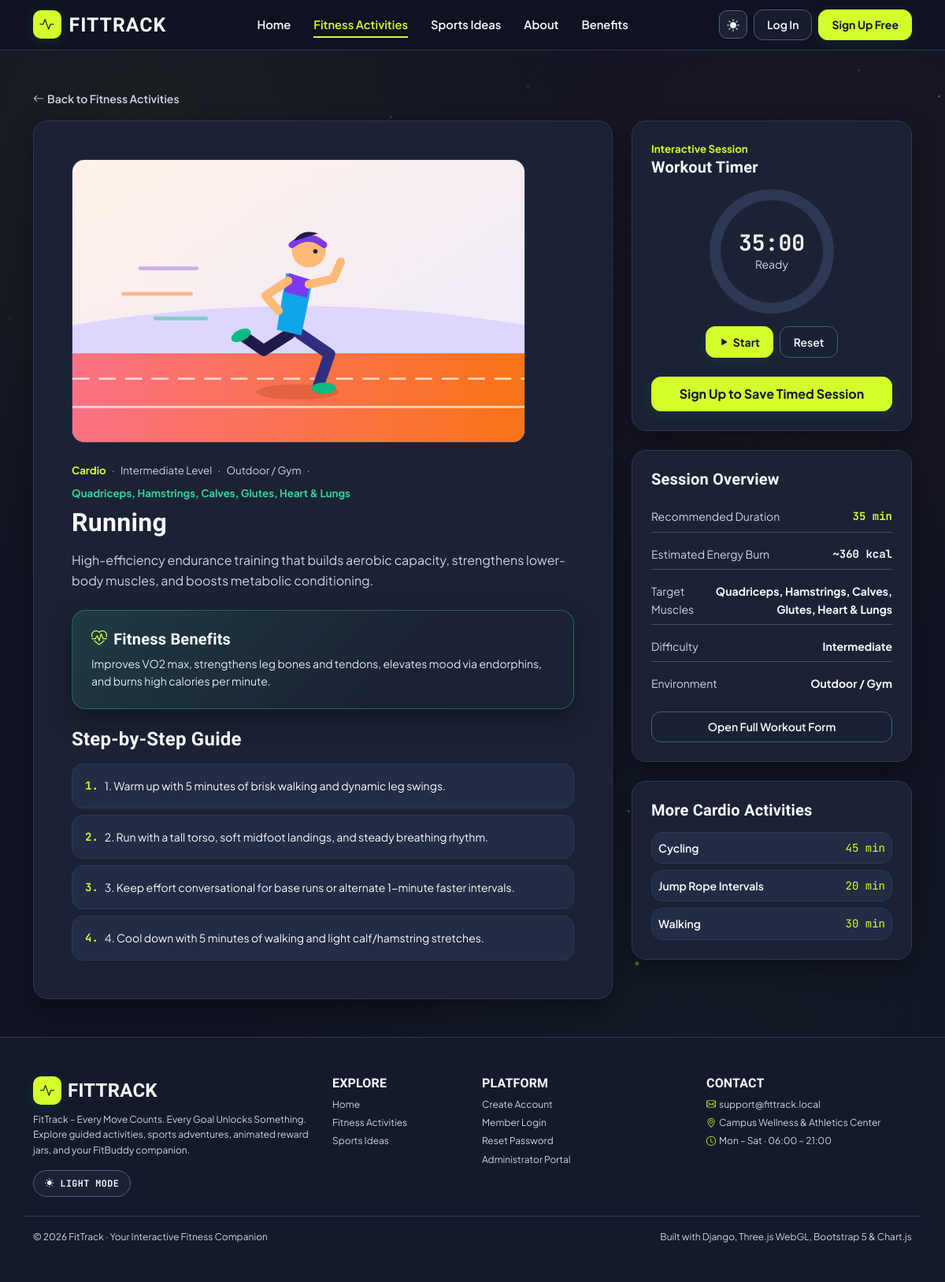
/activities/2/, run on the app's committed database.
### fitness/models.py (models this page shows, shortened)
class FitnessActivity(models.Model):
    CATEGORY_CARDIO = "Cardio"
    CATEGORY_STRENGTH = "Strength"
    CATEGORY_FLEXIBILITY = "Flexibility"
    CATEGORY_FULL_BODY = "Full Body"
    CATEGORY_CHOICES = [
        (CATEGORY_CARDIO, "Cardio"),
        (CATEGORY_STRENGTH, "Strength"),
        (CATEGORY_FLEXIBILITY, "Flexibility"),
        (CATEGORY_FULL_BODY, "Full Body"),
    ]
    DIFFICULTY_BEGINNER = "Beginner"
    DIFFICULTY_INTERMEDIATE = "Intermediate"
    DIFFICULTY_ADVANCED = "Advanced"
    DIFFICULTY_CHOICES = [
        (DIFFICULTY_BEGINNER, "Beginner"),
        (DIFFICULTY_INTERMEDIATE, "Intermediate"),
        (DIFFICULTY_ADVANCED, "Advanced"),
    ]
    name = models.CharField(max_length=120, unique=True)
    description = models.TextField()
    benefits = models.TextField(
        blank=True,
        default="",
        help_text="Key health and performance benefits",
    )
    instructions = models.TextField(
        blank=True,
        default="",
        help_text="Step-by-step instructions for performing the exercise safely",
    )
    category = models.CharField(max_length=40, choices=CATEGORY_CHOICES)
    difficulty_level = models.CharField(max_length=20, choices=DIFFICULTY_CHOICES)
    environment = models.CharField(
        max_length=40,
        default="Home / Outdoor",
        help_text="Typical workout setting (Home, Gym, Outdoor)",
    )
    estimated_duration = models.PositiveIntegerField(
        validators=[MinValueValidator(5), MaxValueValidator(300)],
        help_text="Estimated duration in minutes",
    )
    calories_burn = models.PositiveIntegerField(
        default=150,
        validators=[MinValueValidator(10), MaxValueValidator(2500)],
        help_text="Approximate kcal burned per session",
    )
    icon_name = models.CharField(
        max_length=60,
        default="bi-activity",
        help_text="Bootstrap Icons class name (e.g., bi-person-walking)",
    )
    image_path = models.CharField(
        max_length=200,
        blank=True,
        default="images/activity_cardio_running.jpg",
        help_text="Static image path relative to static/",
    )
    target_muscles = models.CharField(
        max_length=180,
        blank=True,
        default="",
        help_text="Muscles or body areas engaged",
    )
    is_recommended = models.BooleanField(default=False)
    created_at = models.DateTimeField(auto_now_add=True)
    class Meta:
        ordering = ["name"]
        verbose_name = "Fitness Activity"
        verbose_name_plural = "Fitness Activities"
    def instruction_steps(self) -> list[str]:
        return [line.strip() for line in self.instructions.splitlines() if line.strip()]

### fitness/views.py (the view)
# urls.py: path("activities/<int:pk>/", views.activity_detail, name="activity_detail"),
def activity_detail(request, pk):
    activity = get_object_or_404(FitnessActivity, pk=pk)
    related_activities = (
        FitnessActivity.objects.filter(category=activity.category)
        .exclude(pk=activity.pk)[:3]
    )
    base_template = (
        "base_app.html" if request.user.is_authenticated else "base_public.html"
    )
    profile = get_or_create_profile(request.user) if request.user.is_authenticated else None
    fitbuddy = (
        get_fitbuddy_state(request.user, profile, page_key="activities")
        if request.user.is_authenticated
        else None
    )
    pending_celebration = (
        pop_celebration(request, user=request.user)
        if request.user.is_authenticated
        else None
    )
    return render(
        request,
        "fitness/activity_detail.html",
        {
            "base_template": base_template,
            "profile": profile,
            "fitbuddy": fitbuddy,
            "activity": activity,
            "related_activities": related_activities,
            "pending_celebration": pending_celebration,
            "pending_celebration_json": json.dumps(pending_celebration)
            if pending_celebration
            else "null",
        },
    )

### templates/fitness/activity_detail.html (shortened to what this page needs)
{% extends base_template %}
{% load static %}
{% block content %}
<div class="{% if not request.user.is_authenticated %}container-xl py-4 py-lg-5{% endif %}">
  <div class="mb-3">
    <a href="{% url 'fitness:activities' %}" class="text-decoration-none small fw-semibold text-secondary">
      <i class="bi bi-arrow-left me-1" aria-hidden="true"></i>Back to Fitness Activities
    </a>
  </div>
  <div class="row g-4">
    <div class="col-lg-8">
      <div class="surface-card p-4 p-lg-5">
        <div class="detail-hero-img-wrap mb-4">
          <img src="{% static activity.image_path %}" alt="{{ activity.name }}" class="detail-hero-img" />
        </div>
        <div class="meta-line mb-2">
          <span class="meta-accent">{{ activity.category }}</span>
          <span aria-hidden="true">&middot;</span>
          <span>{{ activity.difficulty_level }} Level</span>
          <span aria-hidden="true">&middot;</span>
          <span>{{ activity.environment }}</span>
          {% if activity.target_muscles %}
          <span aria-hidden="true">&middot;</span>
          <span class="meta-mint">{{ activity.target_muscles }}</span>
          {% endif %}
        </div>
        <h1 class="h2 fw-bold mb-3">{{ activity.name }}</h1>
        <p class="text-secondary mb-4">{{ activity.description }}</p>
        {% if activity.benefits %}
        <div class="surface-tint-mint p-3 p-md-4 mb-4">
          <h2 class="h5 fw-bold text-ink-bright mb-2">
            <i class="bi bi-heart-pulse text-lime me-2" aria-hidden="true"></i>Fitness Benefits
          </h2>
          <p class="small text-ink-body mb-0">{{ activity.benefits }}</p>
        </div>
        {% endif %}
        {% if activity.instruction_steps %}
        <div>
          <h2 class="h4 fw-bold mb-3">Step-by-Step Guide</h2>
          <div class="d-flex flex-column gap-2">
            {% for step in activity.instruction_steps %}
            <div class="p-3 surface-step-item small d-flex align-items-start gap-2">
              <span class="fw-bold tabular-num text-lime">{{ forloop.counter }}.</span>
              <span>{{ step }}</span>
            </div>
            {% endfor %}
          </div>
        </div>
        {% endif %}
      </div>
    </div>
    <div class="col-lg-4">
      <div class="surface-card p-4 mb-4" id="guidedWorkoutTimerCard" data-recommended-minutes="{{ activity.estimated_duration }}">
        <div class="d-flex justify-content-between align-items-center mb-3">
          <div>
            <div class="meta-line">
              <span class="meta-accent">Interactive Session</span>
            </div>
            <h2 class="h5 fw-bold mb-0">Workout Timer</h2>
          </div>
        </div>
        <div class="timer-ring mb-3" id="timerRingVisual">
          <div class="timer-ring-inner">
            <div class="h3 fw-bold tabular-num mb-0" id="timerDisplay">{{ activity.estimated_duration|stringformat:"02d" }}:00</div>
            <div class="small text-secondary" id="timerStatusText">Ready</div>
          </div>
        </div>
        <div class="d-flex flex-wrap justify-content-center gap-2 mb-3">
          <button type="button" class="btn btn-purple btn-sm px-3" id="timerStartBtn">
            <i class="bi bi-play-fill me-1" aria-hidden="true"></i>Start
          </button>
          <button type="button" class="btn btn-outline-navy btn-sm" id="timerResetBtn">
            Reset
          </button>
        </div>
        {% if request.user.is_authenticated %}
        <form
          method="post"
          action="{% url 'fitness:log_activity_session' activity.pk %}"
          id="activityTimerFinishForm"
          class="border-top pt-3"
        >
          {% csrf_token %}
          <label for="timerDurationInput" class="form-label small fw-semibold text-secondary mb-1">
            Minutes to Save
          </label>
          <div class="input-group input-group-sm mb-2">
            <input
              type="number"
              name="duration"
              id="timerDurationInput"
              class="form-control tabular-num"
              min="1"
              max="720"
              value="{{ activity.estimated_duration }}"
              required
            />
            <span class="input-group-text">min</span>
          </div>
          <input
            type="text"
            name="notes"
            id="timerNotesInput"
            class="form-control form-control-sm mb-2"
            placeholder="Optional session note..."
          />
          <button type="submit" class="btn btn-emerald w-100" id="timerFinishBtn">
            <i class="bi bi-check2-circle me-1" aria-hidden="true"></i>Finish &amp; Save Workout
          </button>
        </form>
        {% else %}
        <a href="{% url 'fitness:signup' %}" class="btn btn-emerald w-100 mt-2">
          Sign Up to Save Timed Session
        </a>
        {% endif %}
      </div>
      <div class="surface-card p-4 mb-4">
        <h2 class="h5 fw-bold mb-3">Session Overview</h2>
        <div class="d-flex flex-column gap-2 small mb-3">
          <div class="d-flex justify-content-between py-2 border-bottom border-secondary border-opacity-25">
            <span class="text-ink-muted">Recommended Duration</span>
            <strong class="tabular-num text-lime">{{ activity.estimated_duration }} min</strong>
          </div>
          <div class="d-flex justify-content-between py-2 border-bottom border-secondary border-opacity-25">
            <span class="text-ink-muted">Estimated Energy Burn</span>
            <strong class="tabular-num text-ink-bright">~{{ activity.calories_burn }} kcal</strong>
          </div>
          {% if activity.target_muscles %}
          <div class="d-flex justify-content-between py-2 border-bottom border-secondary border-opacity-25 gap-2">
            <span class="text-ink-muted">Target Muscles</span>
            <strong class="text-ink-bright text-end">{{ activity.target_muscles }}</strong>
          </div>
          {% endif %}
          <div class="d-flex justify-content-between py-2 border-bottom border-secondary border-opacity-25">
            <span class="text-ink-muted">Difficulty</span>
            <strong class="text-ink-bright">{{ activity.difficulty_level }}</strong>
          </div>
          <div class="d-flex justify-content-between py-2">
            <span class="text-ink-muted">Environment</span>
            <strong class="text-ink-bright">{{ activity.environment }}</strong>
          </div>
        </div>
        <a
          href="{% url 'fitness:workouts' %}?log_activity={{ activity.name|urlencode }}&amp;duration={{ activity.estimated_duration }}#log-workout-form"
          class="btn btn-outline-navy w-100 btn-sm"
        >
          Open Full Workout Form
        </a>
      </div>
      {% if related_activities %}
      <div class="surface-card p-4">
        <h2 class="h5 fw-bold mb-3">More {{ activity.category }} Activities</h2>
        <div class="d-flex flex-column gap-2">
          {% for rel in related_activities %}
          <a
            href="{% url 'fitness:activity_detail' rel.pk %}"
            class="d-flex justify-content-between align-items-center p-2 surface-list-item text-decoration-none"
          >
            <span class="fw-semibold small">{{ rel.name }}</span>
            <span class="small text-lime tabular-num">{{ rel.estimated_duration }} min</span>
          </a>
          {% endfor %}
        </div>
      </div>
      {% endif %}
    </div>
  </div>
</div>
{% endblock %}

### data on the page
FitnessActivity: image_path (picture), category "Cardio", difficulty_level "Intermediate", environment "Outdoor / Gym", target_muscles "Quadriceps, Hamstrings, Calves, Glutes, Heart & Lungs", name "Running", description "High-efficiency endurance training that builds aerobic capacity, strengthens lower-body muscles, and boosts metabolic conditioning.", benefits "Improves VO2 max, strengthens leg bones and tendons, elevates mood via endorphins, and burns high calories per minute.", estimated_duration "35", calories_burn "360"
FitnessActivity: name "Cycling", estimated_duration "45"
FitnessActivity: name "Jump Rope Intervals", estimated_duration "20"
FitnessActivity: name "Walking", estimated_duration "30"

### other printed values
{{ step }} "1. Warm up with 5 minutes of brisk walking and dynamic leg swings." "2. Run with a tall torso, soft midfoot landings, and steady breathing rhythm." "3. Keep effort conversational for base runs or alternate 1-minute faster intervals." "4. Cool down with 5 minutes of walking and light calf/hamstring stretches."
